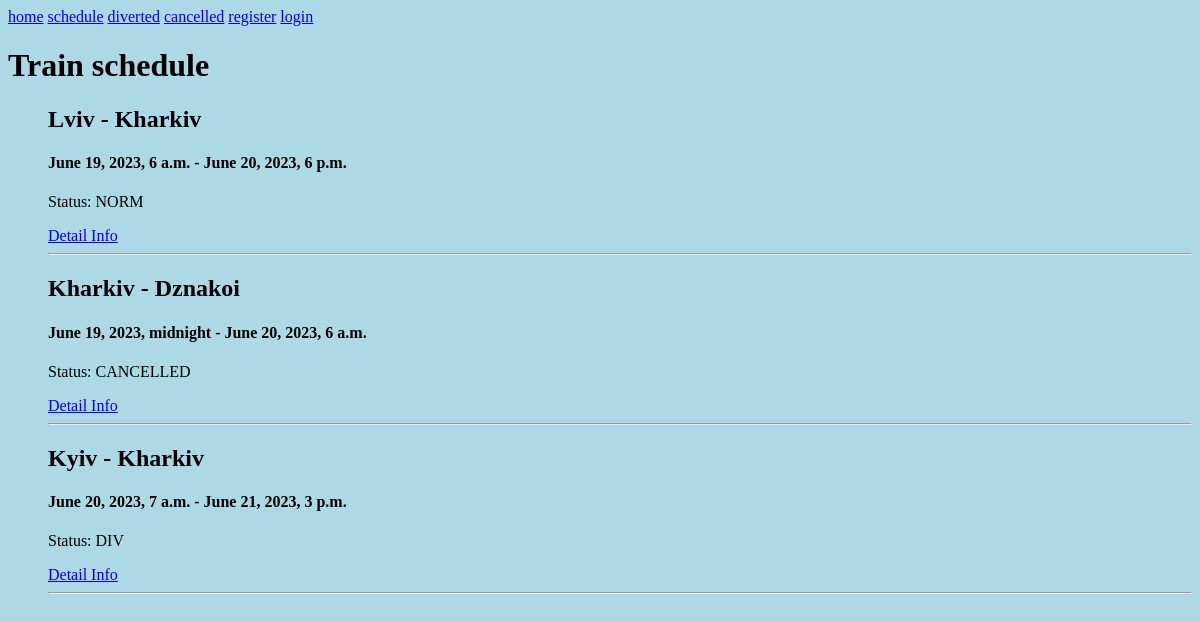
Page /schedule/ on the committed database.
### railway/models.py (models this page shows, shortened)
class Trains(models.Model):
    number = models.IntegerField("TrainNumber")
    status = models.CharField('StatusOfTrain', max_length=9, choices=(('NORM', 'normal'), ('CANCELLED', 'cancelled'), ('DIV', 'diverted')), default='normal')
    from_city = models.CharField(max_length=255, verbose_name= 'from')
    to_city = models.CharField(max_length=255, verbose_name= 'to')
    departure_date = models.DateTimeField(verbose_name= 'departure_date')
    arrival_date = models.DateTimeField(verbose_name= 'arrival_date')
    slug = models.SlugField(max_length=255, unique=False, db_index = True, verbose_name="URL")
    def get_absolute_url(self):
        return reverse('train', kwargs = {'train_slug': self.slug, 'wagon_number': 1})

### railway/views.py (the view)
# urls.py: path('schedule/', Schedule.as_view(), name = "schedule"),
class Schedule(ListView):
    model = Trains #Select all records from the table and try to display them as a list
    template_name = 'railway/schedule.html' #The path to the required html file
    context_object_name = 'trains' #Put list records from the table in posts
    def get_context_data(self, *, object_list=None, **kwargs):  #Passing static and dynamic data
        context = super().get_context_data(**kwargs)
        context['title'] = 'Train schedule'
        context['menu'] = menu
        return context

### railway/templates/railway/schedule.html
{% extends 'railway/base.html' %}
{%block content%}
<h1>{{title}}</h1>
<ul>
    {%for t in trains%}
    <h2>{{ t.from_city }} - {{ t.to_city }}</h2>
    <h4>{{ t.departure_date }} - {{ t.arrival_date }}</h4>
    <p>Status: {{t.status}}</p>
    <a href = "{{ t.get_absolute_url }}">Detail Info</a>
    <hr>
    {%endfor%}
</ul>
{%endblock content%}

### railway/templates/railway/base.html (shortened to what this page needs)
{% load static %}
<!DOCTYPE html>
<html lang="en">
<head>
    <link rel="stylesheet" href="{% static 'railway/css/styles.css' %}">
</head>
<body>
    {% block mainmenu %}
        {%for m in menu%}
            <a href = "{% url m %}">{{m}}</a>
        {%endfor%}
        {% if request.user.is_authenticated %}
            <div class="dropdown">
                <a href = "{% url 'account' %}" class="dropbtn">{{user.username}}</a>
                <div class="dropdown-content">
                <a href="{% url 'print_tickets' %}">MyTickets</a>
                <a href="{% url 'change_password' %}">Change Password</a>
                </div>
            </div>
            | <a href = "{% url 'logout' %}">logout</a>
        {% else %}
            <a href="{% url 'register' %}">register</a> <a href="{% url 'login' %}">login</a>
        {% endif %}
    {% endblock mainmenu %}
    {%block content%}
    {%endblock content%}
</body>
</html>

### railway/static/railway/css/styles.css (style rules this page uses)
body { background-color: lightblue; }

### rows in the picture
Trains: from_city "Lviv", to_city "Kharkiv", departure_date "June 19, 2023, 6 a.m.", arrival_date "June 20, 2023, 6 p.m.", status "NORM"
Trains: from_city "Kharkiv", to_city "Dznakoi", departure_date "June 19, 2023, midnight", arrival_date "June 20, 2023, 6 a.m.", status "CANCELLED"
Trains: from_city "Kyiv", to_city "Kharkiv", departure_date "June 20, 2023, 7 a.m.", arrival_date "June 21, 2023, 3 p.m.", status "DIV"

### other values in the picture
{{ m }} "home" "schedule" "diverted" "cancelled"
{{ title }} "Train schedule"
